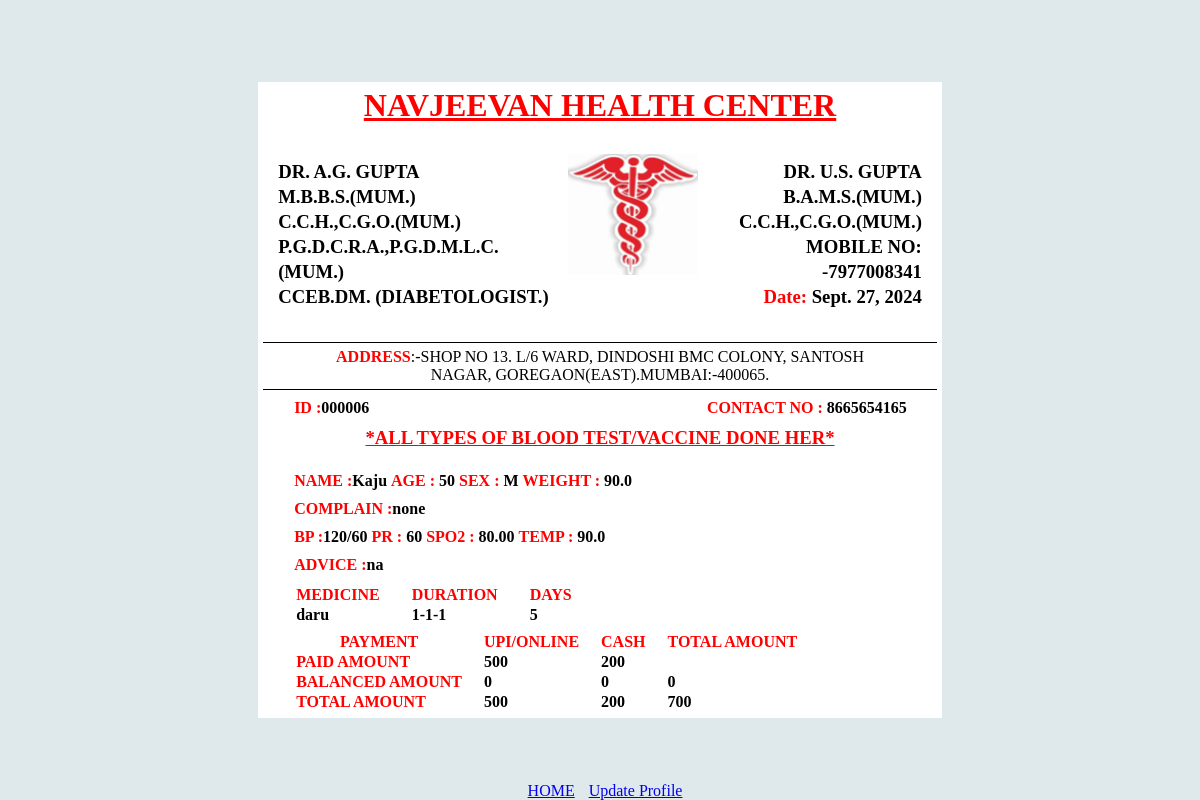
Before: /detail/000006/ with the older database file.
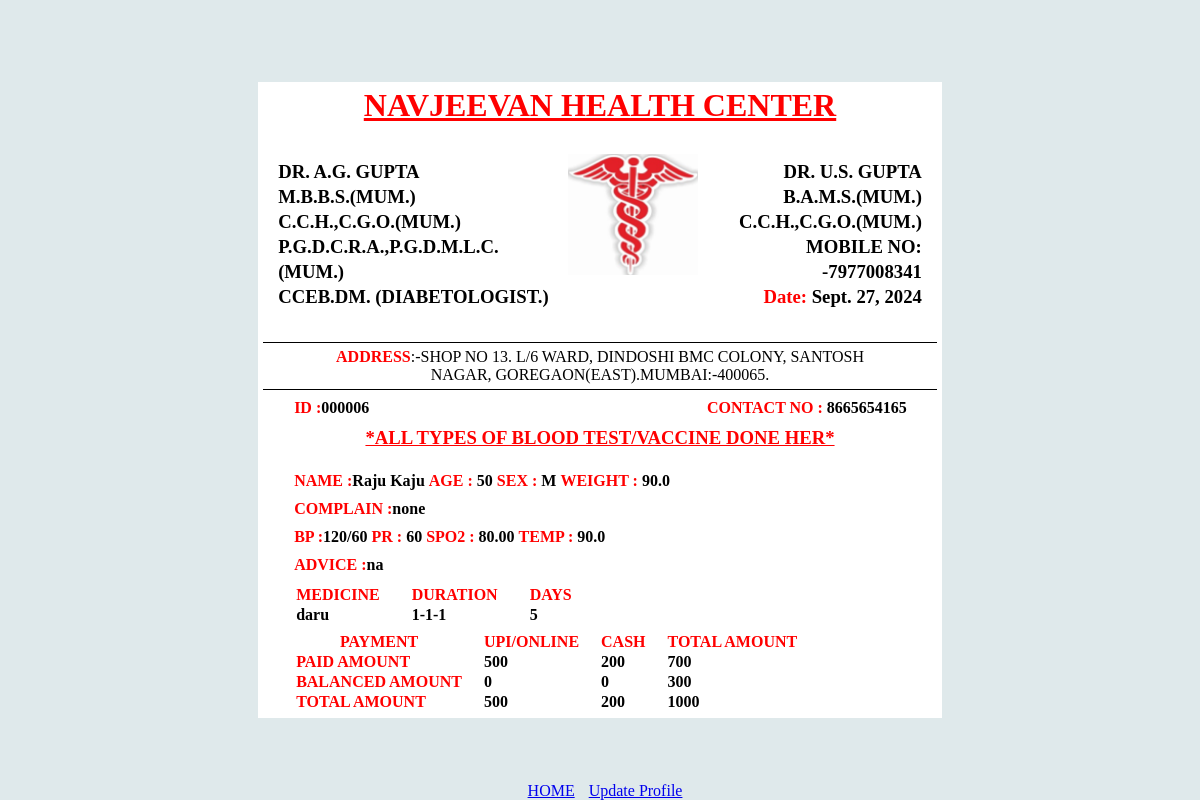
After: the same page with the newer database file.
### clinic/models.py (models this page shows, shortened)
class patient(models.Model):
    id = models.CharField(max_length=6, primary_key=True, unique=True, default ='')
    date = models.DateField(default= timezone.now)
    name = models.CharField(default='', max_length=255)
    sex = models.CharField(choices=[('M', 'Male'), ('F', 'Female'), ('O', 'Other')], default='', max_length=1)
    age = models.CharField(default='', max_length= 100)
    weight = models.CharField(default='', max_length= 100)
    mobile_number = models.CharField(max_length=10, default='')
    Complain = models.CharField(default='', max_length=200)
    BP = models.CharField(max_length=15, blank=True, null=True, default=None)
    PR = models.CharField(max_length=3, default='' )      #(max_length = 3, db_column='PR' + suffix)
    SPO2 = models.DecimalField(max_digits=5, decimal_places=2, validators=[MinValueValidator(0), MaxValueValidator(100)])
    Temp =models.FloatField(default=0)
    Advice = models.CharField(default='',max_length=200)
    Medicine = models.CharField(default='', max_length=200)
    Duration = models.CharField(default='', max_length=200)
    Days = models.CharField(default='', max_length=20)
    Online_payment = models.CharField(default='',max_length=255)
    Cash_payment = models.CharField(default='', max_length=255)
    Balance_amount = models.CharField(default='', max_length=255)
    Paid_amount = models.CharField(default='', max_length=255)
    Total_amount = models.CharField(default='', max_length=255)

### clinic/views.py (the view)
# urls.py: path('detail/<str:id>/', patientprofileview.as_view(), name='patient_detail'), #instead of <int:pk> i have used <str:id> which will show the patient detail when id is been put.
class patientprofileview(DetailView):
    model = patient
    template_name = 'clinic/patient_detail.html'    #'clinic/patient_createview.html'
    context_object_name ='patient'
    slug_field = 'id'
    def get_object(self, queryset=None):
        id = self.kwargs.get('id')
        return self.model.objects.get(id=id)

### clinic/templates/clinic/patient_detail.html (shortened to what the changed rows need)
{% load static %}
<form>
    <div class=" header">
        <h1><u>NAVJEEVAN HEALTH CENTER</u></h1>
    </div>
    <div class=" container">
        <div class="b2">
            <tr>
                <th><h3>DR. A.G. GUPTA</h3></th>
                <th><h3>M.B.B.S.(MUM.)</h3></th>
                <th><h3>C.C.H.,C.G.O.(MUM.)</h3></th>
                <th><h3>P.G.D.C.R.A.,P.G.D.M.L.C.(MUM.)</h3></th>
                <th><h3>CCEB.DM. (DIABETOLOGIST.)</h3></th>
            </tr>
        </div>
        <div class="b3">
            <tr>
                <th><h3>DR. U.S. GUPTA</h3></th>
                <th><h3>B.A.M.S.(MUM.)</h3></th>
                <th><h3>C.C.H.,C.G.O.(MUM.)</h3></th>
                <th><h3>MOBILE NO: -7977008341</h3></th>
                <th><h3><b><span style="color: red;">Date: </span></b>{{patient.date}}</h3></th>
            </tr>
        </div>
    </div>
    <br>
    <div class="a3">
        <div class="L1">
            <b><span style="color: red; float: left; margin-left: 31px;">ID : </span> {{patient.id}} </b>
            <b style="float: right; margin-right: 30px;"> <span style="color: red;">CONTACT NO : </span> {{patient.mobile_number}} </b>
        </div>
        <br>
        <div class="L2">
            <b><span style="color: red; float: left; margin-left: 31px;">NAME : </span>{{patient.name}}</b>
            <b><span style="color: red;">AGE : </span>{{patient.age}}</b>
            <b><span style="color: red;">SEX : </span>{{patient.sex}}</b>
            <b><span style="color: red; ">WEIGHT : </span>{{patient.weight}}</b>
        </div>
        <div class="complain">
            <b><span style="color: red; float: left; margin-left: 31px;">COMPLAIN : </span> {{patient.Complain}}</b>
        </div>
        <div class="bp">
            <b><span style="color: red; float: left; margin-left: 31px;">BP : </span>{{patient.BP}}</b>
            <b><span style="color: red;">PR : </span>{{patient.PR}}</b>
            <b><span style="color: red;">SPO2 : </span>{{patient.SPO2}}</b>
            <b><span style="color: red;">TEMP : </span>{{patient.Temp}}</b>
        </div>
        <div class = "advice">
            <b><span style="color: red; float: left; margin-left: 31px;">ADVICE : </span> {{patient.Advice}}</b>
        </div>
        <div class="table">
            <table>
                <thead>
                    <tr style="color: red;">
                        <th style="padding-right: 30px;"><b> MEDICINE </b></th>
                        <th style="padding-right: 30px;"><b> DURATION </b></th>
                        <th style="padding-right: 30px;"><b> DAYS </b></th>
                    </tr>
                </thead>
                <tbody>
                    <tr>
                        <td style="padding-right: 30px;"><b> <span type="text" name="Medicine" > {{ patient.Medicine }} </span> </b></td>
                        <td style="padding-right: 30px;"><b> <span type="text" name="Duration" > {{ patient.Duration }} </span> </b></td>
                        <td style="padding-right: 30px;"><b> <span type="number" name="Days" > {{ patient.Days }} </span> </b></td>
                    </tr>
                </tbody>
            </table>
        </div>
        <div class="payment">
            <table style="float: left; margin-left: 31px;">
                <thead>
                    <tr style="color: red;">
                        <th style="padding-right: 20px;"> PAYMENT </th>
                        <th style="padding-right: 20px;"> UPI/ONLINE </th>
                        <th style="padding-right: 20px;"> CASH </th>
                        <th style="padding-right: 20px;"> TOTAL AMOUNT </th>
                    </tr>
                </thead>
                <tbody>
                    <tr>
                        <td style="padding-right: 20px;"><b> <span> {{ patient.Online_payment }} </span> </b> </td>
                        <td style="padding-right: 20px;"><b> <span> {{ patient.Cash_payment }} </span> </b></td>
                        <td style="padding-right: 20px;"><b> <span> {{ patient.Paid_amount }} </span> </b></td>
                    </tr>
                    <tr>
                        <td style="padding-right: 20px;"><b> <span> {{ patient.Balance_amount }} </span> </b></td>
                    </tr>
                    <tr>
                        <td style="padding-right: 20px;"><b> <span> {{ patient.Online_payment }} </span> </b></td>
                        <td style="padding-right: 20px;"><b> <span> {{ patient.Cash_payment }} </span> </b></td>
                        <td style="padding-right: 20px;"><b> <span> {{ patient.Total_amount }} </span> </b></td>
                    </tr>
                </tbody>
                <br>
            </table>
        </div>
    </div>
</form>

Changed rows visible on the page:
changed patient "none": name "Kaju" → "Raju Kaju"; Paid_amount (not shown) → "700"; Balance_amount "0" → "300"; Total_amount "700" → "1000"
